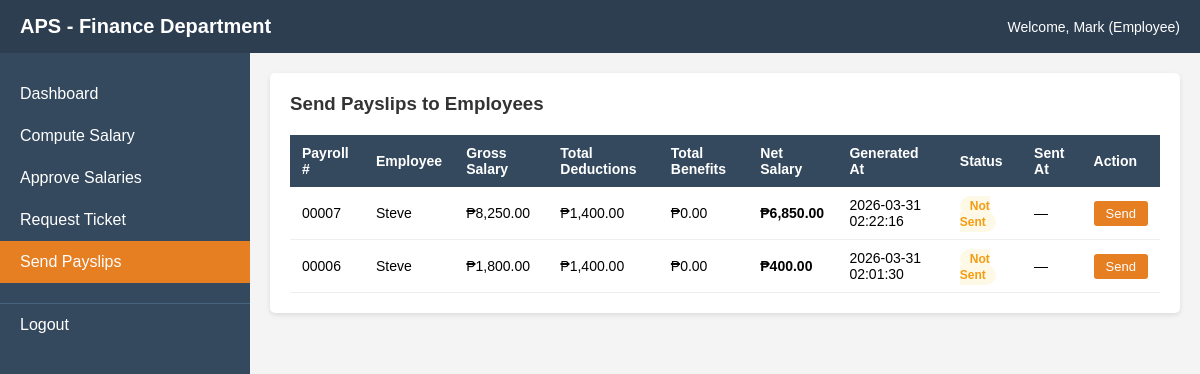
Screenshot of /send_payslip.php (signed in) with the database file from the repository.
### tables this page shows
CREATE TABLE `payroll` (
  `payroll_id` int(11) NOT NULL,
  `employee_id` int(3) NOT NULL,
  `total_hours` int(3) NOT NULL,
  `overtime_hours` int(3) NOT NULL,
  `gross_salary` int(8) NOT NULL,
  `total_deductions` int(8) NOT NULL,
  `total_benefits` int(8) NOT NULL,
  `net_salary` int(8) NOT NULL,
  `approved_by` varchar(20) NOT NULL,
  `approved_at` datetime NOT NULL,
  `generated_at` datetime NOT NULL,
  `week_start` date NOT NULL,
  `week_end` date NOT NULL
);

CREATE TABLE `employee_data` (
  `employee_id` int(11) NOT NULL,
  `user_id` int(11) NOT NULL,
  `name` varchar(20) NOT NULL,
  `baserate` decimal(10,2) NOT NULL,
  `mandatory_deduction` varchar(20) NOT NULL,
  `marital_status` enum('single','married','widowed') NOT NULL,
  `date_hired` date NOT NULL
);

### send_payslip.php (the view, shortened to what this page needs)
<?php
    require 'dbconnection.php';
?>
<!DOCTYPE html>
<html>
    <head>
    </head>
    <body>
        <div class="header">
            <h2>APS - Finance Department</h2>
            <div class="user-info">Welcome, <?php echo $_SESSION['username']; ?> (<?php echo ucfirst($_SESSION['role']); ?>)</div>
        </div>
        <div class="container">
            <div class="sidebar">
                <a href="finance.php">Dashboard</a>
                <a href="compute_salary.php">Compute Salary</a>
                <a href="approve_salary.php">Approve Salaries</a>
                <a href="ticket_request.php">Request Ticket</a>
                <a href="send_payslip.php" class="active">Send Payslips</a>
                <a href="logout.php" style="border-top: 1px solid #46637f; margin-top: 20px;">Logout</a>
            </div>
            <div class="content">
                <div class="card">
                    <h3>Send Payslips to Employees</h3>
                        <?php
                            $result = mysqli_query($con, "SELECT p.*, e.name
                                                        FROM payroll p
                                                        JOIN employee_data e ON p.employee_id = e.employee_id
                                                        ORDER BY p.generated_at DESC");
                            $count = mysqli_num_rows($result);
                            if ($count == 0) {
                                echo "<div class='empty-state'>No computed payroll records found.</div>";
                            } else {
                                echo "<table>";
                                    echo "<tr>";
                                        echo "<th>Payroll #</th>";
                                        echo "<th>Employee</th>";
                                        echo "<th>Gross Salary</th>";
                                        echo "<th>Total Deductions</th>";
                                        echo "<th>Total Benefits</th>";
                                        echo "<th>Net Salary</th>";
                                        echo "<th>Generated At</th>";
                                        echo "<th>Status</th>";
                                        echo "<th>Sent At</th>";
                                        echo "<th>Action</th>";
                                    echo "</tr>";
                                while ($row = mysqli_fetch_assoc($result)) {
                                    if (!empty($row['sent_at'])) {
                                        $is_sent = true;
                                    } else {
                                        $is_sent = false;
                                    }
                                    if ($is_sent) {
                                        $badge = "<span class='badge badge-sent'>Sent</span>";
                                    } else {
                                        $badge = "<span class='badge badge-pending'>Not Sent</span>";
                                    }
                                    if ($is_sent) {
                                        $action = "—";
                                    } else {
                                        $action = "<a href='send_payslip.php?send=" . $row['payroll_id'] . "'
                                                    class='btn btn-send'
                                                    onclick='return confirm(\"Send this payslip to " . $row['name'] . "?\")'>
                                                    Send
                                                </a>";
                                    }
                                    $id = str_pad($row['payroll_id'], 5, '0', STR_PAD_LEFT);
                                    $name = ucfirst($row['name']);
                                    $gross = number_format($row['gross_salary'], 2);
                                    $deductions = number_format($row['total_deductions'], 2);
                                    $benefits = number_format($row['total_benefits'], 2);
                                    $net = number_format($row['net_salary'], 2);
                                    if (!empty($row['sent_at'])) {
                                        $sent_at = $row['sent_at'];
                                    } else {
                                        $sent_at = "—";
                                    }
                                    echo "<tr>";
                                        echo "<td>$id</td>";
                                        echo "<td>$name</td>";
                                        echo "<td>&#8369;$gross</td>";
                                        echo "<td>&#8369;$deductions</td>";
                                        echo "<td>&#8369;$benefits</td>";
                                        echo "<td><strong>&#8369;$net</strong></td>";
                                        echo "<td>" . $row['generated_at'] . "</td>";
                                        echo "<td>$badge</td>";
                                        echo "<td>$sent_at</td>";
                                        echo "<td>$action</td>";
                                    echo "</tr>";
                                }
                                echo "</table>";
                            }
                        ?>
                </div>
            </div>
        </div>
    </body>
</html>

### send_payslip.php (style rules this page uses)
* { margin: 0; padding: 0; box-sizing: border-box; }
body { font-family: Arial, sans-serif; background: #f4f4f4; }
.header { background: #2c3e50; color: white; padding: 15px 20px; display: flex; justify-content: space-between; align-items: center; }
.header h2 { font-size: 20px; }
.user-info { font-size: 14px; }
.container { display: flex; min-height: calc(100vh - 60px); }
.sidebar { width: 250px; background: #34495e; color: white; padding: 20px 0; }
.sidebar a { display: block; color: white; text-decoration: none; padding: 12px 20px; transition: background 0.3s; }
.sidebar a.active { background: #e67e22; }
.content { flex: 1; padding: 20px; }
.card { background: white; border-radius: 5px; padding: 20px; margin-bottom: 20px; box-shadow: 0 2px 5px rgba(0,0,0,0.1); }
.card h3 { margin-bottom: 20px; color: #333; }
table { width: 100%; border-collapse: collapse; }
th { background: #34495e; color: white; padding: 10px 12px; text-align: left; font-size: 14px; }
td { padding: 10px 12px; border-bottom: 1px solid #eee; font-size: 14px; vertical-align: middle; }
.btn { padding: 5px 12px; border-radius: 3px; text-decoration: none; font-size: 13px; }
.btn-send { background: #e67e22; color: white; }
.badge { padding: 3px 10px; border-radius: 12px; font-size: 12px; font-weight: bold; }
.badge-pending { background: #fef9e7; color: #f39c12; }

### rows the page displays
payroll: payroll_id "00007", employee.name "Steve", gross_salary "8,250.00", total_deductions "1,400.00", total_benefits "0.00", net_salary "6,850.00", generated_at "2026-03-31 02:22:16", sent_at "—"
payroll: payroll_id "00006", employee.name "Steve", gross_salary "1,800.00", total_deductions "1,400.00", total_benefits "0.00", net_salary "400.00", generated_at "2026-03-31 02:01:30", sent_at "—"

### other values shown
$_SESSION['username'] "Mark"
$_SESSION['role'] "Employee"
